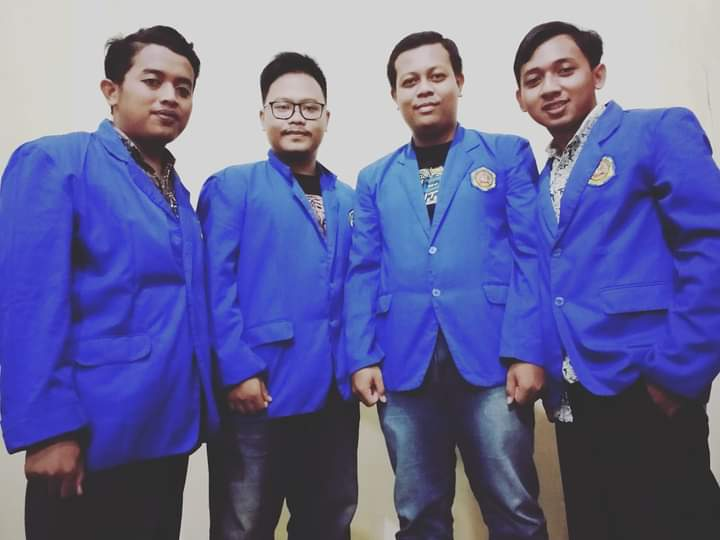
#> input picture kelompok.jpeg, 720 x 540 px
$ jupyter execute 'Eye dan Face with gambar.ipynb'
#> lines starting #> are read from the running program, lines starting #| are printed output that depends on the picture; after the words box and inside, x2 and y2 are one past the last pixel; in counts of white or black regions, pixels touching at a corner belong together
[cell 1]
import numpy as pd
import cv2

[cell 2]
face = cv2.CascadeClassifier('haarcascades/haarcascade.xml')
eye  = cv2.CascadeClassifier('haarcascades/haarcascade_eye.xml')

[cell 3]
img = cv2.imread('kelompok.jpeg')
#> img is the input picture: shape (540, 720, 3); mean B, G, R 153.4, 103.6, 101.8
gray = cv2.cvtColor(img, cv2.COLOR_BGR2GRAY)
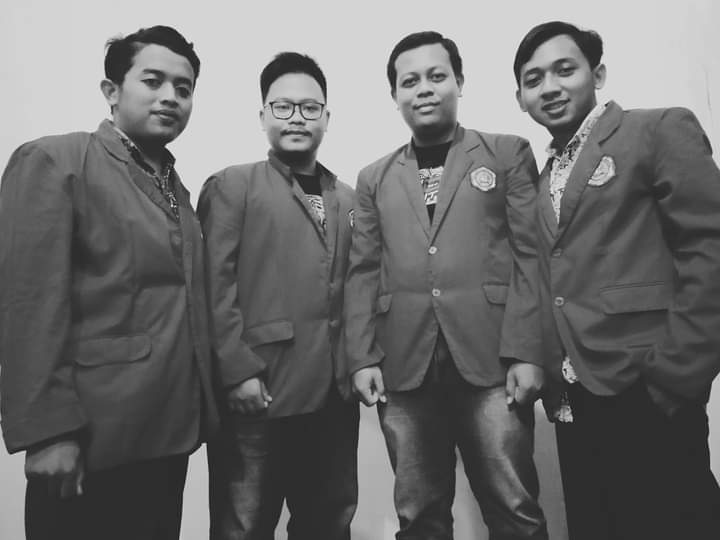
#> gray: shape (540, 720); min 20, max 240, mean 108.7

[cell 4]
faces = face.detectMultiScale(gray, 1.3, 5)
#> faces = [[384, 46, 82, 82], [507, 36, 94, 94], [116, 46, 93, 93], [256, 75, 79, 79]]
for (x,y,w,h) in faces:
    img = cv2.rectangle(img, (x,y),(x+w, y+h),(255,255,0),2)
    roi_gray = gray[y:y+h, x:x+w]
    roi_color = img[y:y+h, x:x+w]
    eyes = eye.detectMultiScale(roi_gray)

    for (ex, ey, ew, eh) in eyes:
        cv2.rectangle(roi_color,(ex,ey), (ex+ew, ey+eh),(0,255,0),2)
#> this loop made 4 passes
#> (x, y, w, h, eyes) on passes 1 to 3: (384, 46, 82, 82, [[42, 19, 23, 23], [13, 25, 22, 22]]), (507, 36, 94, 94, [[45, 22, 23, 23], [13, 36, 21, 21]]), (116, 46, 93, 93, [[23, 25, 22, 22]])
#> pass 1, `img = cv2.rectangle(img, (x,y),(x+w, y+h),(255,255,0),2)`:
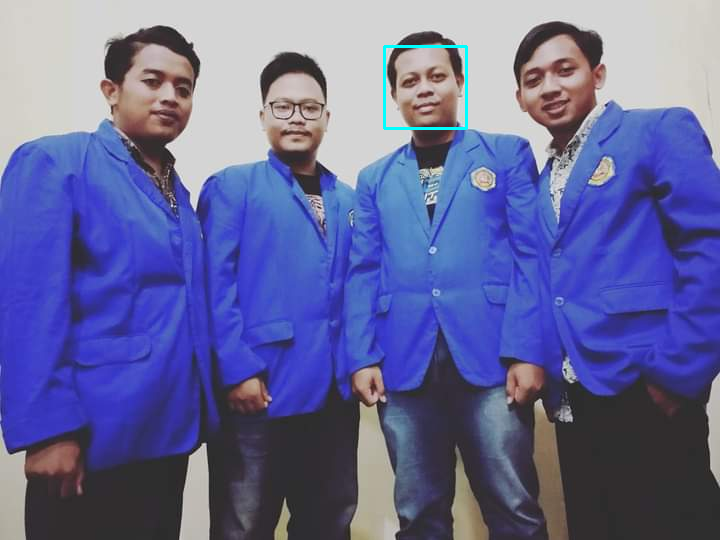
#> img: shape (540, 720, 3); 0.25% of pixels changed, all inside (x1, y1, x2, y2) = (383, 45, 468, 130)
#> pass 1, `roi_gray = gray[y:y+h, x:x+w]`:
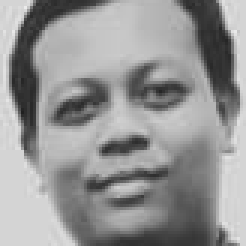
#> roi_gray: shape (82, 82) (shown 3 times larger); min 32, max 235, mean 148.9
#> pass 1, `roi_color = img[y:y+h, x:x+w]`:
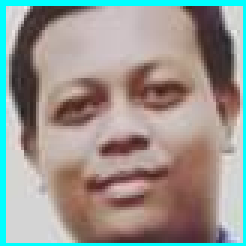
#> roi_color: shape (82, 82, 3) (shown 3 times larger); mean B, G, R 143.8, 149.7, 151.6
#> pass 2, `img = cv2.rectangle(img, (x,y),(x+w, y+h),(255,255,0),2)`:
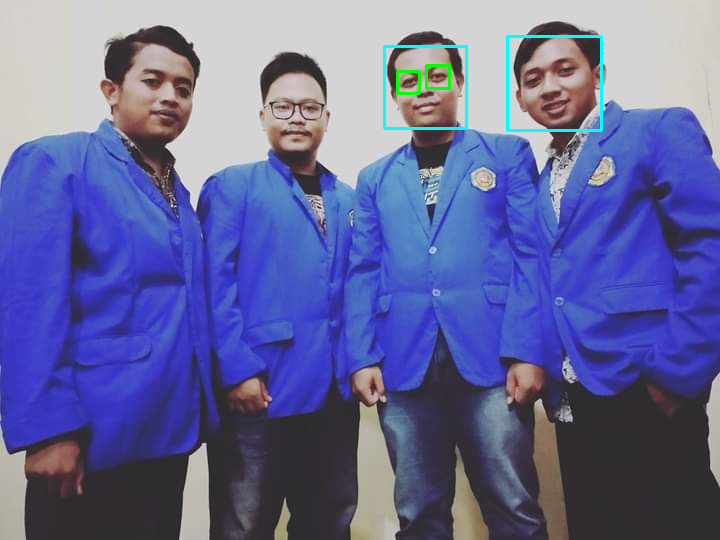
#> img: shape (540, 720, 3); 0.43% of pixels changed, all inside (x1, y1, x2, y2) = (396, 35, 603, 132)
#> after the loop:
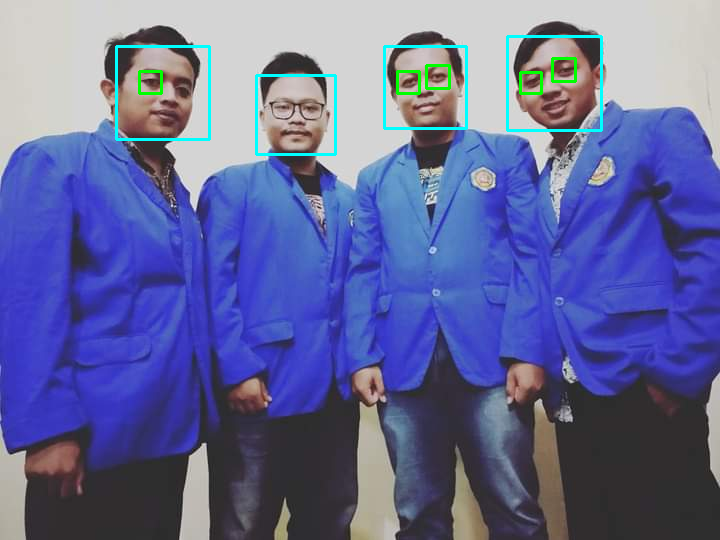
#> img: shape (540, 720, 3); 0.73% of pixels changed, all inside (x1, y1, x2, y2) = (115, 45, 577, 156)
#> after the loop:
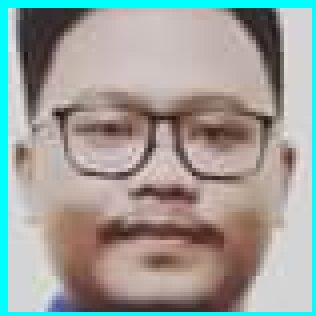
#> roi_color: shape (79, 79, 3) (shown 4 times larger); mean B, G, R 154.2, 159.3, 156.1
#> after the loop:
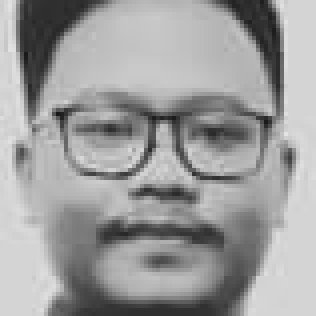
#> roi_gray: shape (79, 79) (shown 4 times larger); min 23, max 228, mean 156.9

cv2.imshow('Gambar', img)
cv2.waitKey(0)
cv2.destroyAllWindows()
